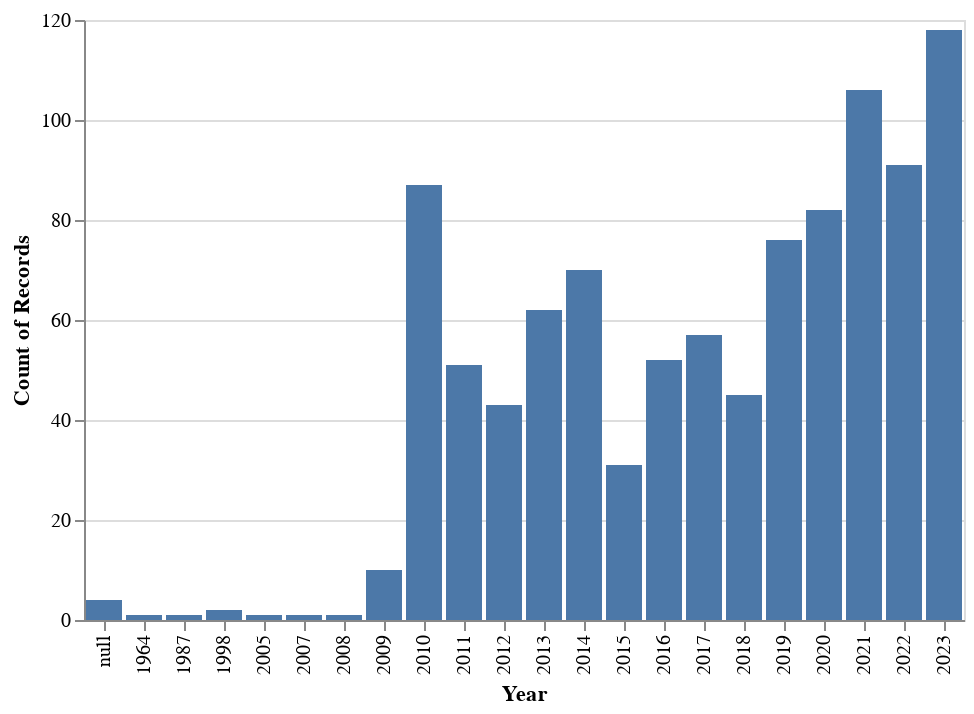

The notebook cell this image was saved under:
### Code cell
selector = alt.selection_interval(name="brs")

alt.Chart(cleaned_dyn).mark_bar().encode(
    x="Year:O",
    y="count()"
).add_params(selector)

### Figure 1 — Vega-Lite specification as saved in the notebook (floating-point values rounded to 4 significant figures; data arrays with more than 128 entries replaced by an {"elided": "..."} marker saying what was removed)
{"$schema": "https://vega.github.io/schema/vega-lite/v5.8.0.json", "config": {"view": {"continuousHeight": 300, "continuousWidth": 300}}, "data": {"name": "data-3279cc8e40e551c148e28c0e6dc24141"}, "datasets": {"data-3279cc8e40e551c148e28c0e6dc24141": {"elided": "992 records"}}, "encoding": {"x": {"field": "Year", "type": "ordinal"}, "y": {"aggregate": "count", "type": "quantitative"}}, "mark": {"type": "bar"}, "params": [{"name": "brs", "select": {"type": "interval"}}]}
